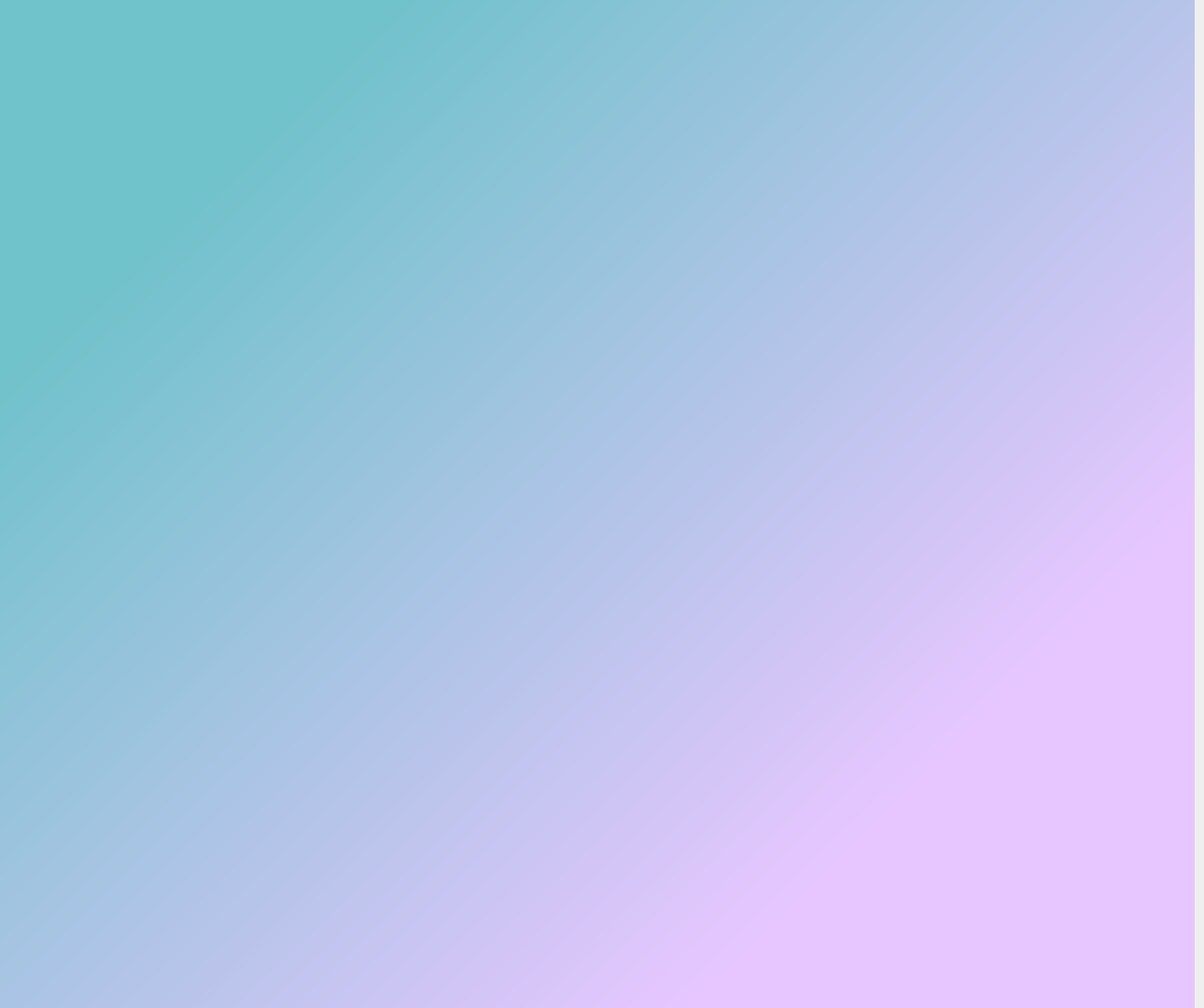
<?xml version="1.0" encoding="UTF-8"?>
<ui version="4.0">
 <class>MainWindow</class>
 <widget class="QMainWindow" name="MainWindow">
  <property name="geometry">
   <rect>
    <x>0</x>
    <y>0</y>
    <width>1290</width>
    <height>1080</height>
   </rect>
  </property>
  <property name="minimumSize">
   <size>
    <width>1290</width>
    <height>800</height>
   </size>
  </property>
  <property name="maximumSize">
   <size>
    <width>1920</width>
    <height>1080</height>
   </size>
  </property>
  <property name="windowTitle">
   <string>MainWindow</string>
  </property>
  <property name="styleSheet">
   <string notr="true">#PantallaJuego {
	background-color: qlineargradient(spread:pad, x1:0.134, y1:0.221955, x2:0.77095, y2:0.773, stop:0 rgba(112, 194, 203, 255), stop:1 rgba(231, 198, 255, 255))
} 

</string>
  </property>
  <widget class="QWidget" name="PantallaJuego">
   <property name="minimumSize">
    <size>
     <width>800</width>
     <height>600</height>
    </size>
   </property>
   <property name="maximumSize">
    <size>
     <width>1280</width>
     <height>1080</height>
    </size>
   </property>
   <layout class="QHBoxLayout" name="horizontalLayout_2">
    <property name="spacing">
     <number>0</number>
    </property>
    <property name="leftMargin">
     <number>0</number>
    </property>
    <property name="topMargin">
     <number>0</number>
    </property>
    <property name="rightMargin">
     <number>0</number>
    </property>
    <property name="bottomMargin">
     <number>0</number>
    </property>
   </layout>
  </widget>
 </widget>
 <resources/>
 <connections/>
</ui>
